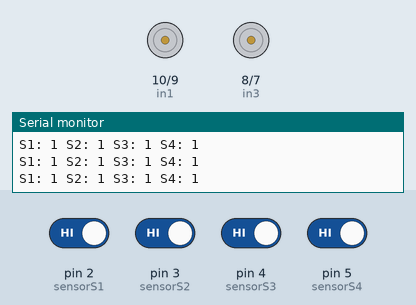
The sketch below on a simulated Arduino Uno, built with avr-gcc and run on an emulated ATmega328P. Parts: motor-driver pin pairs drawn as motors (green arrow = first pin HIGH = forward, orange = second pin HIGH = backward, longer = more drive, scaled by the enable pin), the last lines printed to the serial monitor. The test bench sets the inputs (shaded band); at power-on: pin 2 (sensorS1), pin 3 (sensorS2), pin 4 (sensorS3), pin 5 (sensorS4) HIGH.

Above: at 1.2 s.
1.3 s: pin 2 (sensorS1) driven LOW and pin 3 (sensorS2) driven LOW
At 1.6 s:
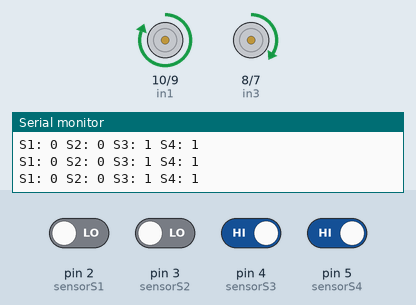
2.8 s: pin 4 (sensorS3) driven LOW
At 4.0 s:
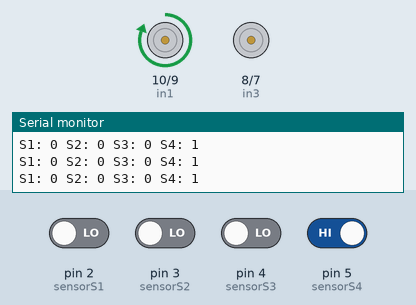
4.3 s: pin 2 (sensorS1) driven HIGH
At 5.5 s:
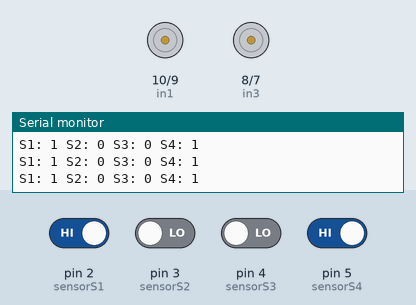
5.8 s: pin 5 (sensorS4) driven LOW
At 7.0 s:
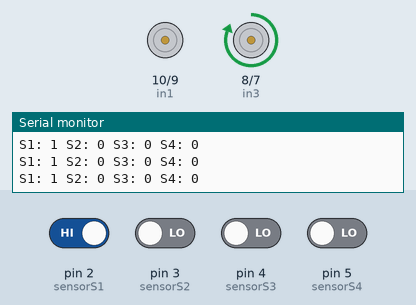
7.3 s: pin 3 (sensorS2) driven HIGH
At 8.5 s:
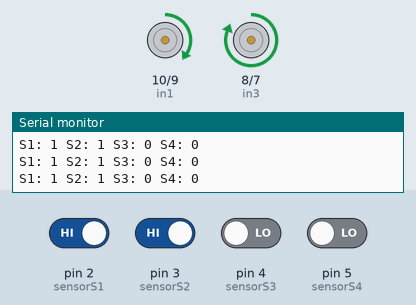
8.8 s: pin 2 (sensorS1) driven LOW
At 9.9 s:
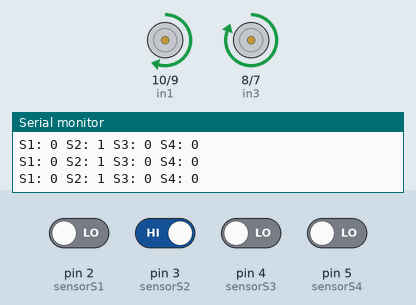
Timing chart, 0 to 11.3 s (numbered marks = the images above; inputs shaded):
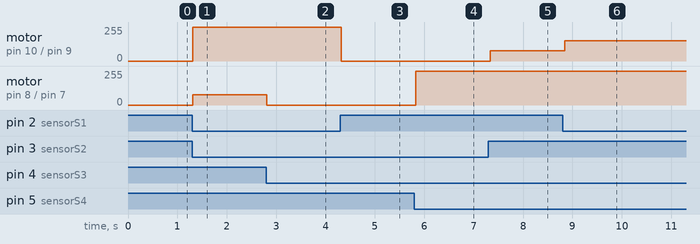

The sketch:

LineFollower.ino
```cpp
// Sensör pinleri
const int sensorS1 = 2; // En sol sensör (S1)
const int sensorS2 = 3; // Orta sol sensör (S2)
const int sensorS3 = 4; // Orta sağ sensör (S3)
const int sensorS4 = 5; // En sağ sensör (S4)

// Motor pinleri
const int in1 = 10; // Sol motor IN1
const int in2 = 9;  // Sol motor IN2
const int in3 = 8;  // Sağ motor IN3
const int in4 = 7;  // Sağ motor IN4
const int enA = 11; // Sol motor PWM
const int enB = 6;  // Sağ motor PWM

void setup() {
  Serial.begin(9600); // Seri iletişimi başlat

  // Sensör pinlerini giriş olarak ayarla
  pinMode(sensorS1, INPUT);
  pinMode(sensorS2, INPUT);
  pinMode(sensorS3, INPUT);
  pinMode(sensorS4, INPUT);

  // Motor pinlerini çıkış olarak ayarla
  pinMode(in1, OUTPUT);
  pinMode(in2, OUTPUT);
  pinMode(in3, OUTPUT);
  pinMode(in4, OUTPUT);
  pinMode(enA, OUTPUT);
  pinMode(enB, OUTPUT);
}

void loop() {
  // Sensör değerlerini oku
  int s1 = digitalRead(sensorS1);
  int s2 = digitalRead(sensorS2);
  int s3 = digitalRead(sensorS3);
  int s4 = digitalRead(sensorS4);

  // Sensör durumlarına göre motorları kontrol et
  if (s1 == 0 && s2 == 0 && s3 == 0 && s4 == 1) {
    // Siyah çizgi en sağda
    setMotorSpeeds(255, 0); // Sol tam hız (255), sağ dur (0)
  } else if (s1 == 0 && s2 == 0 && s3 == 1 && s4 == 1) {
    // Siyah çizgi sağda iki sensörde
    setMotorSpeeds(255, 76); // Sol tam hız (255), sağ %30 hız (76)
  } else if (s1 == 0 && s2 == 0 && s3 == 1 && s4 == 0) {
    // Siyah çizgi sağ orta sensörde
    setMotorSpeeds(255, 153); // Sol tam hız (255), sağ %60 hız (153)
  } else if (s1 == 0 && s2 == 1 && s3 == 1 && s4 == 0) {
    // Siyah çizgi tam ortada
    setMotorSpeeds(255, 255); // Her iki motor tam hız (255)
  } else if (s1 == 0 && s2 == 1 && s3 == 0 && s4 == 0) {
    // Siyah çizgi sol orta sensörde
    setMotorSpeeds(153, 255); // Sol %60 hız (153), sağ tam hız (255)
  } else if (s1 == 1 && s2 == 1 && s3 == 0 && s4 == 0) {
    // Siyah çizgi solda iki sensörde
    setMotorSpeeds(76, 255); // Sol %30 hız (76), sağ tam hız (255)
  } else if (s1 == 1 && s2 == 0 && s3 == 0 && s4 == 0) {
    // Siyah çizgi en solda
    setMotorSpeeds(0, 255); // Sol dur (0), sağ tam hız (255)
  } else {
    // Hiçbir sensör algılamıyorsa
    stopMotors(); // Her iki motoru durdur
  }

  // Sensör durumlarını seri monitörde göster
  Serial.print("S1: "); Serial.print(s1);
  Serial.print(" S2: "); Serial.print(s2);
  Serial.print(" S3: "); Serial.print(s3);
  Serial.print(" S4: "); Serial.println(s4);

  delay(100); // Kısa bir bekleme süresi
}

// Motor hızlarını ayarlayan fonksiyon
void setMotorSpeeds(int leftSpeed, int rightSpeed) {
  // Sol motor ileri
  digitalWrite(in1, HIGH);
  digitalWrite(in2, LOW);
  // Sağ motor ileri
  digitalWrite(in3, HIGH);
  digitalWrite(in4, LOW);

  // PWM ile hız ayarı
  analogWrite(enA, leftSpeed);  // Sol motor PWM
  analogWrite(enB, rightSpeed); // Sağ motor PWM
}

// Motorları durduran fonksiyon
void stopMotors() {
  digitalWrite(in1, LOW);
  digitalWrite(in2, LOW);
  digitalWrite(in3, LOW);
  digitalWrite(in4, LOW);

  analogWrite(enA, 0); // Sol motor durdur
  analogWrite(enB, 0); // Sağ motor durdur
}
```

Measured:
- after the input at 1.3 s, motor on pin 10 (in1) / pin 9 (in2): stopped → forward 255/255 at once; motor on pin 8 (in3) / pin 7 (in4): stopped → forward 76/255 at once
- after the input at 2.8 s, motor on pin 8 (in3) / pin 7 (in4): forward 76/255 → stopped at once
- after the input at 4.3 s, motor on pin 10 (in1) / pin 9 (in2): forward 255/255 → stopped at once
- after the input at 5.8 s, motor on pin 8 (in3) / pin 7 (in4): stopped → forward 255/255 at once
- after the input at 7.3 s, motor on pin 10 (in1) / pin 9 (in2): stopped → forward 76/255 at once
- after the input at 8.8 s, motor on pin 10 (in1) / pin 9 (in2): forward 76/255 → forward 153/255 at once
